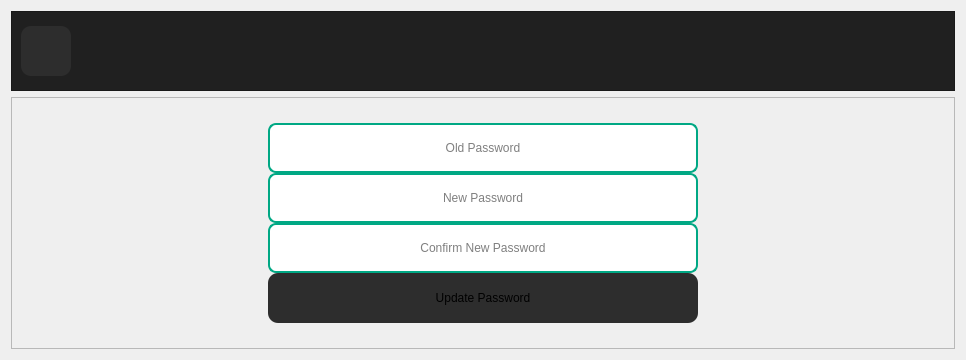
      <widget class="QWidget" name="tab">
       <attribute name="title">
        <string>Page</string>
       </attribute>
       <layout class="QGridLayout" name="gridLayout_4">
        <item row="0" column="0">
         <widget class="QFrame" name="frame_26">
          <property name="minimumSize">
           <size>
            <width>0</width>
            <height>80</height>
           </size>
          </property>
          <property name="maximumSize">
           <size>
            <width>16777215</width>
            <height>80</height>
           </size>
          </property>
          <property name="styleSheet">
           <string notr="true">background-color: rgb(32, 32, 32);</string>
          </property>
          <property name="frameShape">
           <enum>QFrame::StyledPanel</enum>
          </property>
          <property name="frameShadow">
           <enum>QFrame::Raised</enum>
          </property>
          <layout class="QGridLayout" name="gridLayout_31">
           <item row="0" column="1">
            <spacer name="horizontalSpacer_8">
             <property name="orientation">
              <enum>Qt::Horizontal</enum>
             </property>
             <property name="sizeHint" stdset="0">
              <size>
               <width>874</width>
               <height>20</height>
              </size>
             </property>
            </spacer>
           </item>
           <item row="0" column="0">
            <widget class="QToolButton" name="toolButton_13">
             <property name="minimumSize">
              <size>
               <width>50</width>
               <height>50</height>
              </size>
             </property>
             <property name="maximumSize">
              <size>
               <width>50</width>
               <height>50</height>
              </size>
             </property>
             <property name="styleSheet">
              <string notr="true">QToolButton
{
border-radius: 10px;
border-style: solid;
border-top-color: transparent;
border-right-color: transparent;
border-left-color: transparent;
border-bottom-color: transparent;
border-width: 0px;
background-color: #2d2d2d;
font: 12pt &quot;Arial Rounded MT Bold&quot;;
}

QToolButton:hover
{
border-radius: 10px;
border-style: solid;
border-top-color: transparent;
border-right-color: transparent;
border-left-color: transparent;
border-bottom-color: transparent;
border-width: 0px;
background-color: #404040;
font: 12pt &quot;Arial Rounded MT Bold&quot;;
}</string>
             </property>
             <property name="text">
              <string/>
             </property>
             <property name="icon">
              <iconset resource="resources.qrc">
               <normaloff>:/images/icons/cil-chat-bubble.png</normaloff>:/images/icons/cil-chat-bubble.png</iconset>
             </property>
             <property name="shortcut">
              <string>Return</string>
             </property>
            </widget>
           </item>
          </layout>
         </widget>
        </item>
        <item row="1" column="0">
         <widget class="QFrame" name="frame_27">
          <property name="styleSheet">
           <string notr="true">QLineEdit 
{
	border-radius: 8px;
	border-width: 2px;
	border-style: solid;
	border-color: #00a884;
	font: 13pt &quot;Arial Rounded MT Bold&quot;;
}
</string>
          </property>
          <property name="frameShape">
           <enum>QFrame::StyledPanel</enum>
          </property>
          <property name="frameShadow">
           <enum>QFrame::Raised</enum>
          </property>
          <layout class="QGridLayout" name="gridLayout_32">
           <property name="leftMargin">
            <number>25</number>
           </property>
           <property name="topMargin">
            <number>25</number>
           </property>
           <property name="rightMargin">
            <number>25</number>
           </property>
           <property name="bottomMargin">
            <number>25</number>
           </property>
           <property name="horizontalSpacing">
            <number>25</number>
           </property>
           <property name="verticalSpacing">
            <number>0</number>
           </property>
           <item row="2" column="0">
            <widget class="QLineEdit" name="lineEdit_8">
             <property name="minimumSize">
              <size>
               <width>430</width>
               <height>50</height>
              </size>
             </property>
             <property name="maximumSize">
              <size>
               <width>430</width>
               <height>50</height>
              </size>
             </property>
             <property name="styleSheet">
              <string notr="true">font: 13pt &quot;Arial Rounded MT Bold&quot;;</string>
             </property>
             <property name="echoMode">
              <enum>QLineEdit::Password</enum>
             </property>
             <property name="alignment">
              <set>Qt::AlignCenter</set>
             </property>
             <property name="placeholderText">
              <string>Confirm New Password</string>
             </property>
            </widget>
           </item>
           <item row="3" column="0">
            <widget class="QToolButton" name="up_btn">
             <property name="minimumSize">
              <size>
               <width>430</width>
               <height>50</height>
              </size>
             </property>
             <property name="maximumSize">
              <size>
               <width>430</width>
               <height>50</height>
              </size>
             </property>
             <property name="styleSheet">
              <string notr="true">QToolButton
{
border-radius: 10px;
border-style: solid;
border-top-color: transparent;
border-right-color: transparent;
border-left-color: transparent;
border-bottom-color: transparent;
border-width: 0px;
background-color: #2d2d2d;
font: 12pt &quot;Arial Rounded MT Bold&quot;;
}

QToolButton:hover
{
border-radius: 10px;
border-style: solid;
border-top-color: transparent;
border-right-color: transparent;
border-left-color: transparent;
border-bottom-color: transparent;
border-width: 0px;
background-color: #404040;
font: 12pt &quot;Arial Rounded MT Bold&quot;;
}</string>
             </property>
             <property name="text">
              <string>Update Password</string>
             </property>
             <property name="shortcut">
              <string>Return</string>
             </property>
            </widget>
           </item>
           <item row="0" column="0">
            <widget class="QLineEdit" name="lineEdit_7">
             <property name="minimumSize">
              <size>
               <width>430</width>
               <height>50</height>
              </size>
             </property>
             <property name="maximumSize">
              <size>
               <width>430</width>
               <height>50</height>
              </size>
             </property>
             <property name="statusTip">
              <string/>
             </property>
             <property name="styleSheet">
              <string notr="true"/>
             </property>
             <property name="echoMode">
              <enum>QLineEdit::Password</enum>
             </property>
             <property name="alignment">
              <set>Qt::AlignCenter</set>
             </property>
             <property name="placeholderText">
              <string>Old Password</string>
             </property>
            </widget>
           </item>
           <item row="1" column="0">
            <widget class="QLineEdit" name="lineEdit_9">
             <property name="minimumSize">
              <size>
               <width>430</width>
               <height>50</height>
              </size>
             </property>
             <property name="maximumSize">
              <size>
               <width>430</width>
               <height>50</height>
              </size>
             </property>
             <property name="statusTip">
              <string/>
             </property>
             <property name="styleSheet">
              <string notr="true"/>
             </property>
             <property name="echoMode">
              <enum>QLineEdit::Password</enum>
             </property>
             <property name="alignment">
              <set>Qt::AlignCenter</set>
             </property>
             <property name="placeholderText">
              <string>New Password</string>
             </property>
            </widget>
           </item>
          </layout>
         </widget>
        </item>
       </layout>
      </widget>
